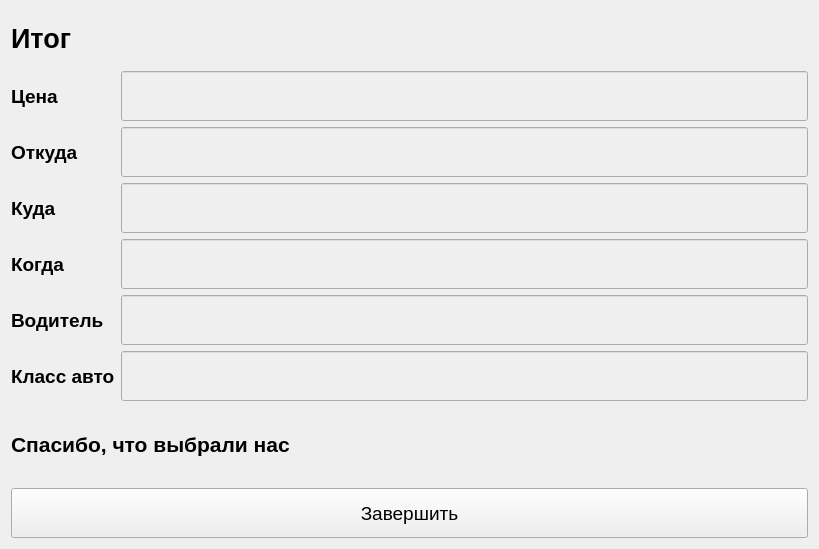
<?xml version="1.0" encoding="UTF-8"?>
<ui version="4.0">
 <class>Form</class>
 <widget class="QWidget" name="Form">
  <property name="geometry">
   <rect>
    <x>0</x>
    <y>0</y>
    <width>819</width>
    <height>549</height>
   </rect>
  </property>
  <property name="windowTitle">
   <string>Окно чека</string>
  </property>
  <layout class="QGridLayout" name="gridLayout">
   <item row="0" column="0">
    <layout class="QHBoxLayout" name="horizontalLayout">
     <item>
      <widget class="QLabel" name="label">
       <property name="minimumSize">
        <size>
         <width>0</width>
         <height>50</height>
        </size>
       </property>
       <property name="font">
        <font>
         <family>MS Shell Dlg 2</family>
         <pointsize>20</pointsize>
         <weight>75</weight>
         <bold>true</bold>
        </font>
       </property>
       <property name="text">
        <string>Итог</string>
       </property>
      </widget>
     </item>
    </layout>
   </item>
   <item row="1" column="0">
    <layout class="QFormLayout" name="formLayout">
     <item row="0" column="0">
      <widget class="QLabel" name="label_2">
       <property name="minimumSize">
        <size>
         <width>0</width>
         <height>50</height>
        </size>
       </property>
       <property name="font">
        <font>
         <pointsize>14</pointsize>
         <weight>75</weight>
         <bold>true</bold>
        </font>
       </property>
       <property name="text">
        <string>Цена</string>
       </property>
      </widget>
     </item>
     <item row="1" column="0">
      <widget class="QLabel" name="label_3">
       <property name="minimumSize">
        <size>
         <width>0</width>
         <height>50</height>
        </size>
       </property>
       <property name="font">
        <font>
         <pointsize>14</pointsize>
         <weight>75</weight>
         <bold>true</bold>
        </font>
       </property>
       <property name="text">
        <string>Откуда</string>
       </property>
      </widget>
     </item>
     <item row="2" column="0">
      <widget class="QLabel" name="label_4">
       <property name="minimumSize">
        <size>
         <width>0</width>
         <height>50</height>
        </size>
       </property>
       <property name="font">
        <font>
         <pointsize>14</pointsize>
         <weight>75</weight>
         <bold>true</bold>
        </font>
       </property>
       <property name="text">
        <string>Куда</string>
       </property>
      </widget>
     </item>
     <item row="3" column="0">
      <widget class="QLabel" name="label_5">
       <property name="minimumSize">
        <size>
         <width>0</width>
         <height>50</height>
        </size>
       </property>
       <property name="font">
        <font>
         <pointsize>14</pointsize>
         <weight>75</weight>
         <bold>true</bold>
        </font>
       </property>
       <property name="text">
        <string>Когда</string>
       </property>
      </widget>
     </item>
     <item row="4" column="0">
      <widget class="QLabel" name="label_6">
       <property name="minimumSize">
        <size>
         <width>0</width>
         <height>50</height>
        </size>
       </property>
       <property name="font">
        <font>
         <pointsize>14</pointsize>
         <weight>75</weight>
         <bold>true</bold>
        </font>
       </property>
       <property name="text">
        <string>Водитель</string>
       </property>
      </widget>
     </item>
     <item row="0" column="1">
      <widget class="QLineEdit" name="line_cost">
       <property name="enabled">
        <bool>false</bool>
       </property>
       <property name="minimumSize">
        <size>
         <width>0</width>
         <height>50</height>
        </size>
       </property>
       <property name="font">
        <font>
         <pointsize>14</pointsize>
        </font>
       </property>
      </widget>
     </item>
     <item row="1" column="1">
      <widget class="QLineEdit" name="line_from">
       <property name="enabled">
        <bool>false</bool>
       </property>
       <property name="minimumSize">
        <size>
         <width>0</width>
         <height>50</height>
        </size>
       </property>
       <property name="font">
        <font>
         <pointsize>14</pointsize>
        </font>
       </property>
      </widget>
     </item>
     <item row="2" column="1">
      <widget class="QLineEdit" name="line_to">
       <property name="enabled">
        <bool>false</bool>
       </property>
       <property name="minimumSize">
        <size>
         <width>0</width>
         <height>50</height>
        </size>
       </property>
       <property name="font">
        <font>
         <pointsize>14</pointsize>
        </font>
       </property>
      </widget>
     </item>
     <item row="3" column="1">
      <widget class="QLineEdit" name="line_when">
       <property name="enabled">
        <bool>false</bool>
       </property>
       <property name="minimumSize">
        <size>
         <width>0</width>
         <height>50</height>
        </size>
       </property>
       <property name="font">
        <font>
         <pointsize>14</pointsize>
        </font>
       </property>
      </widget>
     </item>
     <item row="4" column="1">
      <widget class="QLineEdit" name="line_driver">
       <property name="enabled">
        <bool>false</bool>
       </property>
       <property name="minimumSize">
        <size>
         <width>0</width>
         <height>50</height>
        </size>
       </property>
       <property name="font">
        <font>
         <pointsize>14</pointsize>
        </font>
       </property>
      </widget>
     </item>
     <item row="5" column="0">
      <widget class="QLabel" name="label_7">
       <property name="minimumSize">
        <size>
         <width>0</width>
         <height>50</height>
        </size>
       </property>
       <property name="font">
        <font>
         <pointsize>14</pointsize>
         <weight>75</weight>
         <bold>true</bold>
        </font>
       </property>
       <property name="text">
        <string>Класс авто</string>
       </property>
      </widget>
     </item>
     <item row="5" column="1">
      <widget class="QLineEdit" name="line_car">
       <property name="enabled">
        <bool>false</bool>
       </property>
       <property name="minimumSize">
        <size>
         <width>0</width>
         <height>50</height>
        </size>
       </property>
       <property name="font">
        <font>
         <pointsize>14</pointsize>
        </font>
       </property>
      </widget>
     </item>
    </layout>
   </item>
   <item row="2" column="0">
    <layout class="QHBoxLayout" name="horizontalLayout_2">
     <item>
      <widget class="QLabel" name="label_14">
       <property name="minimumSize">
        <size>
         <width>0</width>
         <height>75</height>
        </size>
       </property>
       <property name="font">
        <font>
         <pointsize>16</pointsize>
         <weight>75</weight>
         <bold>true</bold>
        </font>
       </property>
       <property name="text">
        <string>Спасибо, что выбрали нас</string>
       </property>
      </widget>
     </item>
    </layout>
   </item>
   <item row="3" column="0">
    <layout class="QVBoxLayout" name="verticalLayout">
     <item>
      <widget class="QPushButton" name="btn">
       <property name="minimumSize">
        <size>
         <width>0</width>
         <height>50</height>
        </size>
       </property>
       <property name="font">
        <font>
         <pointsize>14</pointsize>
        </font>
       </property>
       <property name="text">
        <string>Завершить</string>
       </property>
      </widget>
     </item>
    </layout>
   </item>
  </layout>
 </widget>
 <resources/>
 <connections/>
</ui>
